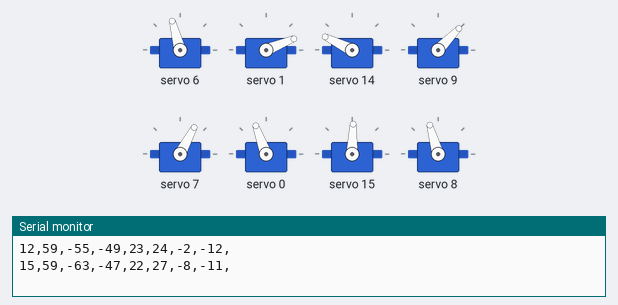
This sketch was run on a simulated Arduino Uno, built with avr-gcc and run on an emulated ATmega328P. Parts: 8 × servo, the last lines printed to the serial monitor.

Above: at 0.16 s.
At 0.7 s:
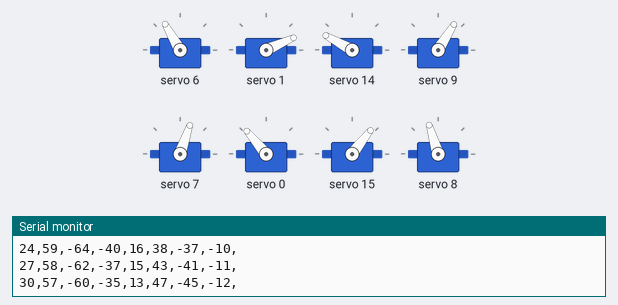
At 1.23 s:
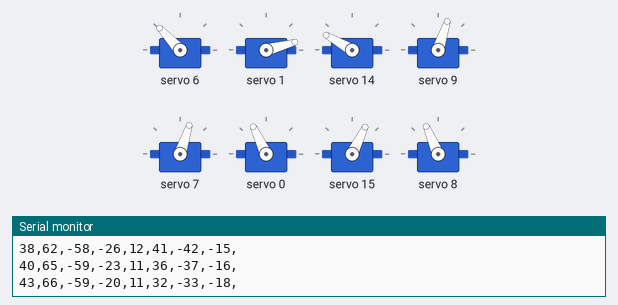
At 2.3 s:
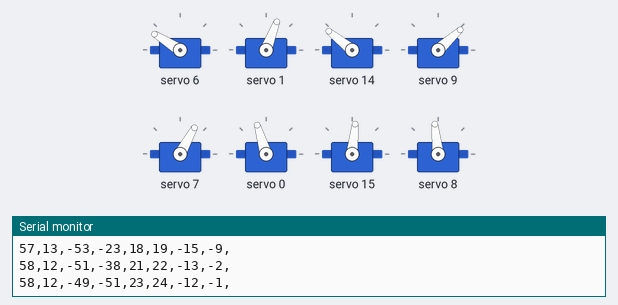
At 3.37 s:
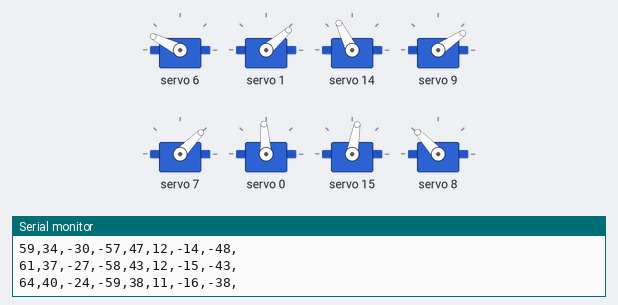
At 4.5 s:
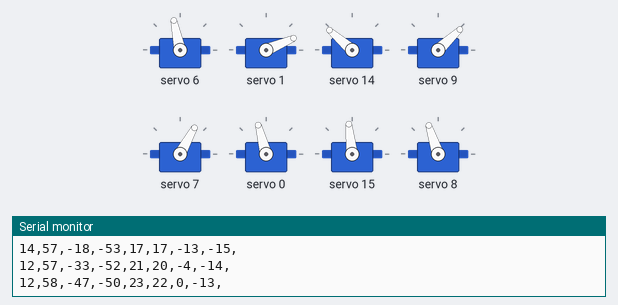
Timing chart, 0 to 6.0 s (numbered marks = the images above):
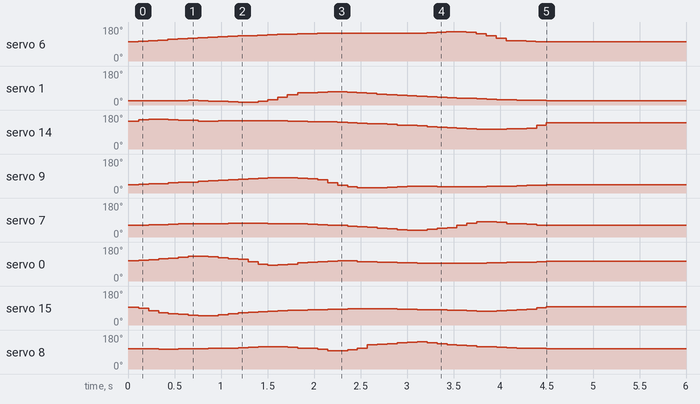

The sketch:

walk_f_var_turbo.ino
```cpp
#include <Wire.h>                      //IIC通讯头文件
#include <Adafruit_PWMServoDriver.h> //16路舵机控制板头文件
//以这种方式调用，它使用默认地址0x40。
Adafruit_PWMServoDriver pwm = Adafruit_PWMServoDriver();
#define SERVOMIN  680   //这是“最小”高电平占空比计数（在4096中）
#define SERVOMAX  2200   //这是“最大”高电平占空比计数（在4096中）
//前进步态帧数据
char wk[43][8]= {
 12, 59,-55,-49, 23, 24, -2,-12,
 15, 59,-63,-47, 22, 27, -8,-11,
 18, 59,-67,-45, 20, 30,-20,-11,
 21, 59,-66,-43, 18, 34,-33,-10,
 24, 59,-64,-40, 16, 38,-37,-10,
 27, 58,-62,-37, 15, 43,-41,-11,
 30, 57,-60,-35, 13, 47,-45,-12,
 32, 58,-57,-32, 13, 47,-48,-13,
 35, 60,-57,-29, 12, 45,-47,-14,
 38, 62,-58,-26, 12, 41,-42,-15,
 40, 65,-59,-23, 11, 36,-37,-16,
 43, 66,-59,-20, 11, 32,-33,-18,
 45, 67,-59,-17, 11, 18,-30,-20,
 47, 62,-59,-14, 11,  7,-26,-22,
 49, 53,-59,-12, 12,  1,-24,-24,
 51, 40,-58,-12, 13,  2,-21,-22,
 52, 26,-57,-12, 14,  7,-19,-20,
 54, 17,-55,-14, 15, 13,-18,-16,
 55, 15,-54,-16, 17, 16,-16,-15,
 57, 13,-53,-23, 18, 19,-15, -9,
 58, 12,-51,-38, 21, 22,-13, -2,
 58, 12,-49,-51, 23, 24,-12, -1,
 59, 13,-47,-60, 26, 23,-11, -6,
 59, 17,-45,-66, 29, 20,-11,-15,
 59, 20,-43,-66, 32, 18,-10,-33,
 59, 23,-41,-65, 37, 17,-10,-35,
 58, 26,-38,-63, 41, 15,-11,-40,
 57, 29,-35,-61, 46, 14,-12,-44,
 58, 32,-33,-58, 47, 13,-13,-47,
 59, 34,-30,-57, 47, 12,-14,-48,
 61, 37,-27,-58, 43, 12,-15,-43,
 64, 40,-24,-59, 38, 11,-16,-38,
 65, 42,-21,-59, 34, 11,-17,-34,
 67, 44,-18,-59, 23, 11,-19,-31,
 64, 46,-15,-59, 10, 11,-21,-27,
 56, 48,-12,-59,  3, 12,-23,-24,
 45, 50,-12,-58,  1, 13,-23,-22,
 31, 52,-12,-57,  5, 14,-20,-19,
 18, 53,-14,-56, 13, 15,-17,-17,
 16, 55,-16,-55, 15, 17,-15,-16,
 14, 57,-18,-53, 17, 17,-13,-15,
 12, 57,-33,-52, 21, 20, -4,-14,
 12, 58,-47,-50, 23, 22,  0,-13,
};
//舵机校准偏角数据
char cal[16]={-6,-14,7,0,0,0,0,0,1,9,-3,3,6,-6,7,-6};
//舵机旋转方向
int8_t rotationDirections[] = {1, -1, 1, 1,
                               1, -1, 1, -1,
                               1, -1, -1, 1,
                               -1, 1, 1, -1
                              };
//关节映射表
byte pins[] = {4, 3, 11, 12,
               5, 2, 13, 10,
               6, 1, 14, 9,
               7, 0, 15, 8
              };
//将角度数据转换成高电平占空比
int S2P(int angle){
  float p=0.0;
  p=(1520/150)*angle+680+760;
  return int(p);
}

void setup() {
   Serial.begin(57600);//打开串口
   pwm.begin();       //初始化PCA9685
   pwm.setPWMFreq(240);  //设置频率60Hz
}

void loop() {
  //循环一次前进步态
  for(int i=0;i<=42;i++)//一共43帧
  {
    for(int j=0;j<=7;j++)//每帧8个舵机角度
    {
      Serial.print(int(wk[i][j]));
      //具体舵机角度=步态帧中舵机角度数据*旋转方向+舵机校准偏角+75
      //每次从8号关节舵机开始，执行到16号关节舵机，为一帧
      pwm.setPWM(pins[8+j],0,S2P((int(wk[i][j])+cal[8+j])*rotationDirections[j+8]));
      Serial.print(',');
    }
    delay(100);
    Serial.println();
  }
  delay(500000000);//只执行一次，如果想循环执行，则需要将此行注释掉
}
```

Measured:
- by itself, servo 6: 102° → 105° at 0.11 s, → 108° 0.11 s later, → 111° 0.11 s later, → 114° 0.11 s later, … (33 changes in this stretch)
- by itself, servo 1: 22° → 23° at 0.54 s, → 24° 0.11 s later, → 23° 0.11 s later, → 21° 0.11 s later, … (36 changes in this stretch)
- by itself, servo 14: 146° → 154° at 0.11 s, → 158° 0.11 s later, → 157° 0.11 s later, → 155° 0.11 s later, … (34 changes in this stretch)
- by itself, servo 9: 44° → 46° at 0.11 s, → 48° 0.11 s later, → 50° 0.11 s later, → 53° 0.11 s later, … (35 changes in this stretch)
- by itself, servo 7: 61° → 62° at 0.11 s, → 64° 0.11 s later, → 66° 0.11 s later, → 68° 0.11 s later, … (34 changes in this stretch)
- by itself, servo 0: 107° → 110° at 0.11 s, → 113° 0.11 s later, → 117° 0.11 s later, → 121° 0.11 s later, … (36 changes in this stretch)
- by itself, servo 15: 94° → 88° at 0.11 s, → 76° 0.11 s later, → 64° 0.11 s later, → 60° 0.11 s later, … (39 changes in this stretch)
- by itself, servo 8: 107° → 106° at 0.11 s, → 105° 0.21 s later, → 106° 0.21 s later, → 107° 0.11 s later, … (40 changes in this stretch)
